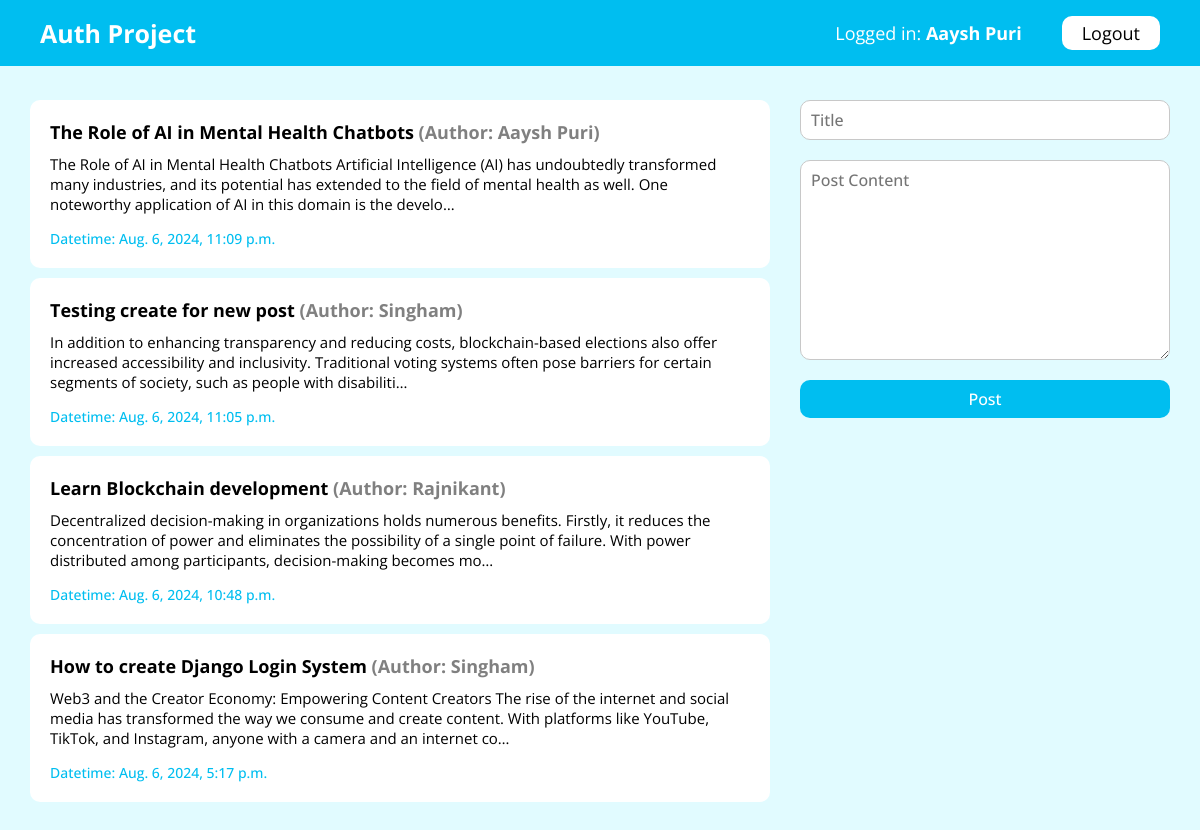
/ (signed in), run on an earlier commit of the app's database.
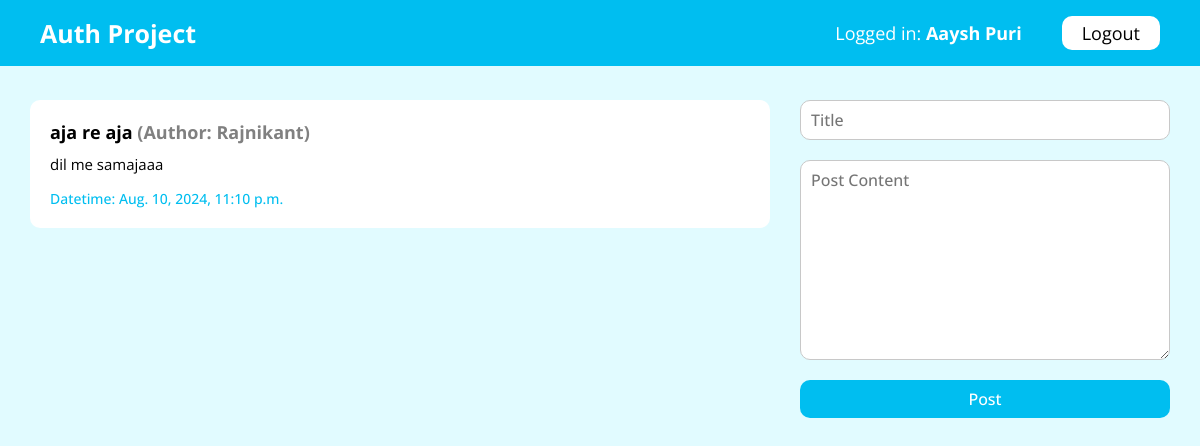
And on a later commit of the database.
### main/models.py (models this page shows, shortened)
class User(models.Model):
    name = models.CharField(max_length=255)
    email = models.EmailField(unique=True)
    password = models.CharField(max_length=255)

class Post(models.Model):
    title = models.CharField(max_length=255)
    content = models.TextField()
    timestamp = models.DateTimeField(default=datetime.now)
    user = models.ForeignKey(User, on_delete=models.CASCADE)

### main/views.py (the view)
# urls.py: path('', views.home),
def home(request):
    if request.session.has_key('logged'):
        email = request.session['logged']
        user = User.objects.get(email=email)
        all_posts = Post.objects.all().order_by('-timestamp')
        data = {
            'user': user ,
            'posts': all_posts,
        }
        return render(request, 'main/home.html',data)
    else:
        return redirect('/login/')

### main/templates/main/home.html (shortened to what this page needs)
{% extends "main/base.html" %} {% load static %}  {% block head %}
<link rel="stylesheet" href="{% static 'main/css/home.css' %}" />
{% endblock head %} {% block body %} {% include 'main/navbar.html' %}
<section class="home-container">
  <div class="post-list">
     {% for post in posts %}
    <a class="post-item" href="/post/{{post.id}}/">
      <h3>{{post.title}} <span>(Author: {{post.user.name}})</span></h3>
      <p>{{post.content | truncatechars:250}}</p>
      <h2>Datetime: {{post.timestamp}}</h2>
    </a>
    {% endfor %}
  </div>
  <div class="create-side">
    <form action="/create/" method="post">
      <input type="text" name="title" placeholder="Title" />
      <textarea name="content" placeholder="Post Content"></textarea>
      <button type="submit">Post</button>
    </form>
  </div>
</section>
{% endblock body %}

### main/templates/main/base.html (shortened to what this page needs)
{% load static %}
<!DOCTYPE html>
<html lang="en">
  <head>
    <link rel="stylesheet" href="{% static 'main/css/global.css' %}" />
    {% block head %}{% endblock head %}
  </head>
  <body>
    {% block body %}{% endblock body %}
  </body>
</html>

### main/templates/main/navbar.html
{% load static %}
<link rel="stylesheet" href="{% static 'main/css/navbar.css' %}" />
<nav class="navbar">
  <a href="/" class="nav-header"> Auth Project </a>
  <div class="nav-menu">
    <p class="nav-logged">Logged in: <span>{{user.name}}</span></p>
    <a href="/logout/" class="nav-menu-item logout">Logout</a>
  </div>
</nav>

### main/static/main/css/global.css (style rules this page uses)
* { margin: 0; padding: 0; box-sizing: border-box; transition: 0.3s ease-in-out; }
html { scroll-behavior: smooth; }
a { text-decoration: none; }
:root { --primary: rgb(0, 190, 240); --secondary: rgb(220, 30, 80); }
body { font-family: "Open Sans", sans-serif; background: rgb(225, 251, 255); color: black; }

### main/static/main/css/home.css (style rules this page uses)
.home-container { width: 95%; display: flex; align-items: flex-start; justify-content: center; gap: 30px; margin: auto; margin-top: 100px; }
.post-list { flex: 2; display: flex; flex-direction: column; align-items: center; justify-content: flex-start; gap: 10px; padding-bottom: 40px; }
.post-item { padding: 20px; border-radius: 10px; background: white; cursor: pointer; width: 100%; }
.post-item h3 { font-size: 18px; margin-bottom: 10px; color: black; }
.post-item h3 span { color: gray; }
.post-item p { font-size: 15px; color: black; }
.post-item h2 { font-size: 14px; color: var(--primary); font-weight: 500; margin-top: 15px; }
.create-side { flex: 1; }
.create-side form { display: flex; flex-direction: column; align-items: center; justify-content: flex-start; gap: 20px; width: 100%; }
.create-side form input, .create-side form textarea { width: 100%; padding: 8px 10px; border-radius: 10px; border: none; outline: none; font-family: "Open Sans"; font-size: 16px; font-weight: 500; border: 1px solid rgb(200, 200, 200); }
.create-side form textarea { height: 200px; }
.create-side form button { width: 100%; padding: 8px 10px; border-radius: 10px; border: none; outline: none; background: var(--primary); font-family: "Open Sans"; font-weight: 500; color: white; font-size: 16px; cursor: pointer; }

### main/static/main/css/navbar.css (style rules this page uses)
.navbar { width: 100%; padding: 16px 40px; background: var(--primary); display: flex; align-items: center; justify-content: space-between; position: fixed; top: 0; left: 0; right: 0; }
.nav-header { font-size: 25px; font-weight: bold; color: white; }
.nav-menu { display: flex; align-items: center; justify-content: flex-end; gap: 40px; }
.nav-menu-item { cursor: pointer; color: white; font-size: 18px; }
.nav-logged { font-size: 18px; color: white; font-weight: 400; }
.nav-logged span { font-weight: bold; }
.logout { padding: 5px 20px; border-radius: 10px; background: white; color: black; }

What changed in the data, as far as the page shows it:
removed Post: title "The Role of AI in Mental Health Chatbots", user.name "Aaysh Puri", content "The Role of AI in Mental Health Chatbots Artificial Intelligence (AI) has undoubtedly transformed many industries, and its potential has extended to the field of mental health as well. One noteworthy application of AI in this domain is the develo…", timestamp "Aug. 6, 2024, 11:09 p.m."
removed Post: title "Testing create for new post", user.name "Singham", content "In addition to enhancing transparency and reducing costs, blockchain-based elections also offer increased accessibility and inclusivity. Traditional voting systems often pose barriers for certain segments of society, such as people with disabiliti…", timestamp "Aug. 6, 2024, 11:05 p.m."
removed Post: title "Learn Blockchain development", user.name "Rajnikant", content "Decentralized decision-making in organizations holds numerous benefits. Firstly, it reduces the concentration of power and eliminates the possibility of a single point of failure. With power distributed among participants, decision-making becomes mo…", timestamp "Aug. 6, 2024, 10:48 p.m."
removed Post: title "How to create Django Login System", user.name "Singham", content "Web3 and the Creator Economy: Empowering Content Creators The rise of the internet and social media has transformed the way we consume and create content. With platforms like YouTube, TikTok, and Instagram, anyone with a camera and an internet co…", timestamp "Aug. 6, 2024, 5:17 p.m."
added Post: title "aja re aja", user.name "Rajnikant", content "dil me samajaaa", timestamp "Aug. 10, 2024, 11:10 p.m."
